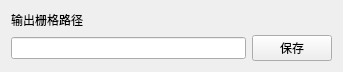
<?xml version="1.0" encoding="UTF-8"?>
<ui version="4.0">
 <class>SaveWidget</class>
 <widget class="QWidget" name="SaveWidget">
  <property name="geometry">
   <rect>
    <x>0</x>
    <y>0</y>
    <width>343</width>
    <height>59</height>
   </rect>
  </property>
  <property name="windowTitle">
   <string>Form</string>
  </property>
  <layout class="QGridLayout" name="gridLayout">
   <item row="0" column="0">
    <widget class="QLabel" name="label_2">
     <property name="text">
      <string>输出栅格路径</string>
     </property>
    </widget>
   </item>
   <item row="1" column="0">
    <widget class="QLineEdit" name="mSaveEdit"/>
   </item>
   <item row="1" column="1">
    <widget class="QPushButton" name="mSaveBtn">
     <property name="text">
      <string>保存</string>
     </property>
    </widget>
   </item>
  </layout>
 </widget>
 <resources/>
 <connections/>
</ui>
